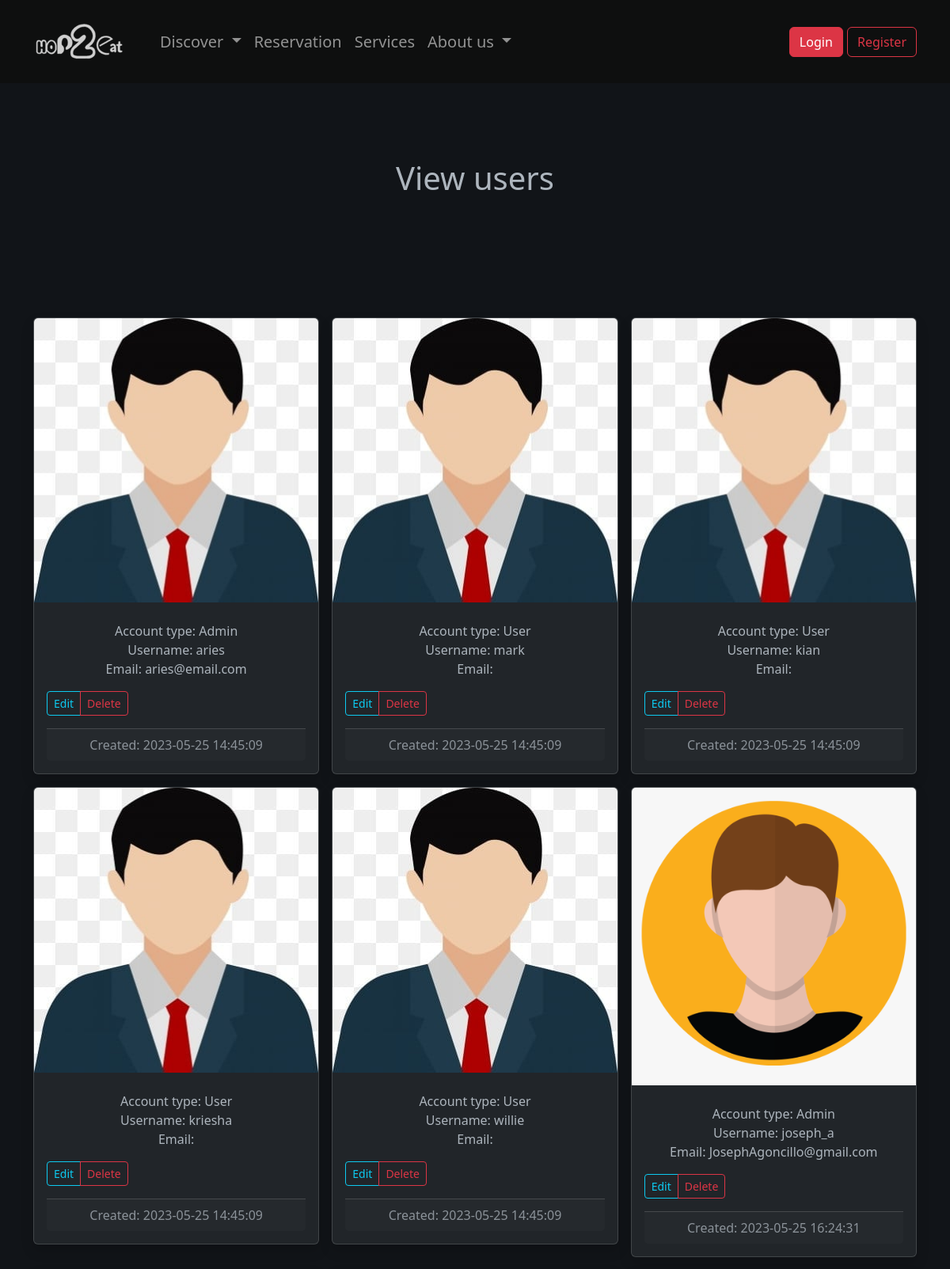
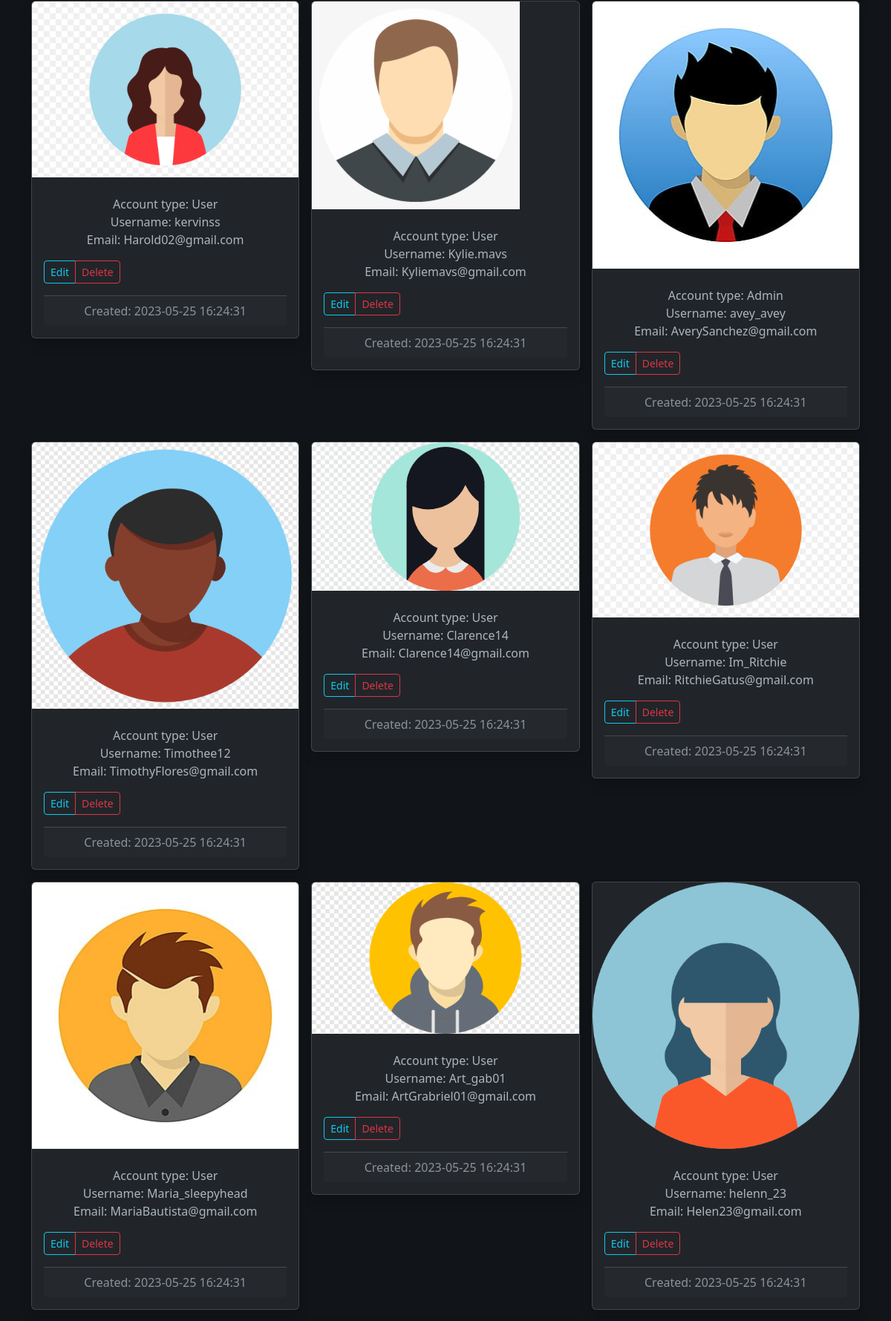
The app's page /pages/admin/view_user.php (upper part) with its own data (2 pictures, top to bottom).
### tables this page shows
CREATE TABLE account (
    id INT PRIMARY KEY not null AUTO_INCREMENT,
    username VARCHAR(50) NOT NULL UNIQUE,
    email VARCHAR(255),
    password VARCHAR(255) NOT NULL,
    first_name VARCHAR(50),
    last_name VARCHAR(50),
    profileImage VARCHAR(255),
     
    account_type TINYINT(1) DEFAULT 0,
     
    active TINYINT(1) DEFAULT 1,
    created_at TIMESTAMP DEFAULT CURRENT_TIMESTAMP,
    updated_at TIMESTAMP DEFAULT CURRENT_TIMESTAMP ON UPDATE CURRENT_TIMESTAMP
);

### pages/admin/view_user.php (the view, shortened to what this page needs)
<?php
  $imagesDefaultDirectory = "../../Assets/images/userImages/";
  require_once "../../Assets/phpFunctions/dbConnect.php";
  $sql = "SELECT id,username, email, CONCAT(last_name, ', ', first_name), profileImage, account_type, created_at FROM account";
  $result = $conn->query($sql);
?>
<!DOCTYPE html>
<html lang="en">
<head>
  <link rel="stylesheet" href="../../Assets/css/style.css"/>
</head>
<body class = "custom-dark-dark-bg" data-bs-theme = "dark">
<main>
  <?php require_once "../../Assets/navbar-footer/navbar.php"?>
  <section class="py-5 text-center container">
    <div class="row py-lg-5">
      <div class="col-lg-6 col-md-8 mx-auto">
        <h1 class="fw-light">View users</h1>
      </div>
    </div>
  </section>
  <div class="album py-5">
    <div class="container">
      <div class="row row-cols-1 row-cols-sm-2 row-cols-md-3 g-3">
        <?php
          while($row = $result->fetch_assoc())
          {
            $profileImage = $row['profileImage'];
            if(is_null($profileImage))
            {
              $profileImage = "defaultAvatar.jpg";
            }
          ?>
            <div class="col">
              <div class="card overflow-hidden rounded shadow">
                <div class="card-top overflow-hidden">
                  <img src="<?php echo $imagesDefaultDirectory . $profileImage?>" alt="" class="img-fluid">
                </div>
                <div class="card-body text-center">
                  <p class="card-text">
                    Account type:
                    <?php
                    if($row['account_type'] == 1)
                    {
                      echo "Admin";
                    }
                    else
                    {
                      echo "User";
                    }?>
                    <br>
                    Username: <?php echo $row['username'];?>
                    <br>
                    Email: <?php echo $row['email'];?>
                  </p>
                  <div class="mb-3 d-flex align-items-end">
                    <div class="btn-group">
                      <button type="button" class="btn btn-sm btn-outline-info">Edit</button>
                      <button type="button" class="btn btn-sm btn-outline-danger">Delete</button>
                    </div>
                  </div>
                  <div class="card-footer text-body-secondary">
                    Created: <?php echo $row['created_at']?>
                  </div>
                </div>
              </div>
            </div>
        <?php
          }
        ?>
      </div>
    </div>
  </div>
</main>
  </body>
</html>

### Assets/navbar-footer/navbar.php (shortened to what this page needs)
<?php
    $current_file = basename( $_SERVER['PHP_SELF']);
    $pages_user = array("find_something.php", "cuisine.php", "reservation.php", "service.php", "about_us.php", "login.php", "register.php","profile.php", "logout.php", "search.php", "faqs.php", "review.php", "search_cuisine.php", "payment.php", "history_review.php");
    $pages_admin = array("add_restaurant.php", "view_user.php");
    if(in_array($current_file, $pages_user))
    {
        $index_page_directory = "../";
        $user_page_directory = "./";
        $admin_page_directory = "admin/";
        $logo_directory = "../Assets/images/homepage/";
        $profile_directory = "../Assets/images/userImages/";
    }
    else if(in_array($current_file, $pages_admin))
    {
        $index_page_directory =  "../../";
        $user_page_directory = "../";
        $logo_directory = "../../Assets/images/homepage/";
    }
    else
    {
        $index_page_directory = "./";
        $user_page_directory = "pages/";
        $admin_page_directory = "pages/admin/";
        $logo_directory = "Assets/images/homepage/";
        $profile_directory = "Assets/images/userImages/";
    }
?>
<?php
    if(isset($_SESSION['username']))
    {
        if($_SESSION['account_type'] == FALSE)
        {
            require_once "navbars/user.php";
        }
        else
        {
            require_once "navbars/admin.php";
        }
    }
    else
    {
        require_once "navbars/guest.php";
    }
?>

### Assets/navbar-footer/navbars/guest.php (shortened to what this page needs)
<nav class="navbar sticky-md-top navbar-expand-lg navbar-dark text-light navbar-footer-color" data-bs-theme="dark">
      <div class="container fs-5 class">
          <a class="navbar-brand" href="<?php echo $index_page_directory?>index.php">
              <img src="<?php echo $logo_directory?>logo-white.png"
              class = "navbar-brand"
              alt="">
          </a>
          <div class="collapse navbar-collapse" id="navbarSupportedContent">
              <ul class="navbar-nav me-auto mb-2 mb-lg-0">
              <li class="nav-item dropdown">
                  <a class="nav-link dropdown-toggle" href="#" id="navbarDropdown" role="button" data-bs-toggle="dropdown" aria-expanded="false">
                  Discover
                  </a>
              </li>
              <li class="nav-item">
                  <a class="nav-link" href="<?php echo $user_page_directory?>reservation.php">Reservation</a>
              </li>
              <li class="nav-item">
                  <a class="nav-link" href="<?php echo $user_page_directory?>service.php">Services</a>
              </li>
              <li class="nav-item dropdown">
                    <a class="nav-link dropdown-toggle" href="#" id="about_us_dropdown" role="button" data-bs-toggle="dropdown" aria-expanded="false">
                    About us
                    </a>
                </li>
              </ul>
          </div>
          <div class="align-items-middle">
              <button type="button" class="btn btn-danger"><a href="<?php echo $user_page_directory?>login.php" class = "nav-link">Login</a></button>
              <button type="button" class="btn btn-outline-danger"><a href="<?php echo $user_page_directory?>register.php" class = "nav-link">Register</a></button>
          </div>
      </div>
  </nav>

### Assets/css/style.css (style rules this page uses)
.custom-dark-dark-bg { background-color: #111418; }
.navbar-footer-color { background-color:#0E0F0F !important; }

### records on screen
account: account_type "Admin", username "aries", email "aries@email.com", created_at "2023-05-25 14:45:09"
account: account_type "User", username "mark", created_at "2023-05-25 14:45:09"
account: account_type "User", username "kian", created_at "2023-05-25 14:45:09"
account: account_type "User", username "kriesha", created_at "2023-05-25 14:45:09"
account: account_type "User", username "willie", created_at "2023-05-25 14:45:09"
account: profileImage (picture), account_type "Admin", username "joseph_a", email "JosephAgoncillo@gmail.com", created_at "2023-05-25 16:24:31"
account: profileImage (picture), account_type "User", username "kervinss", email "Harold02@gmail.com", created_at "2023-05-25 16:24:31"
account: profileImage (picture), account_type "User", username "Kylie.mavs", email "Kyliemavs@gmail.com", created_at "2023-05-25 16:24:31"
account: profileImage (picture), account_type "Admin", username "avey_avey", email "AverySanchez@gmail.com", created_at "2023-05-25 16:24:31"
account: profileImage (picture), account_type "User", username "Timothee12", email "TimothyFlores@gmail.com", created_at "2023-05-25 16:24:31"
account: profileImage (picture), account_type "User", username "Clarence14", email "Clarence14@gmail.com", created_at "2023-05-25 16:24:31"
account: profileImage (picture), account_type "User", username "Im_Ritchie", email "RitchieGatus@gmail.com", created_at "2023-05-25 16:24:31"
account: profileImage (picture), account_type "User", username "Maria_sleepyhead", email "MariaBautista@gmail.com", created_at "2023-05-25 16:24:31"
account: profileImage (picture), account_type "User", username "Art_gab01", email "ArtGrabriel01@gmail.com", created_at "2023-05-25 16:24:31"
account: profileImage (picture), account_type "User", username "helenn_23", email "Helen23@gmail.com", created_at "2023-05-25 16:24:31"
